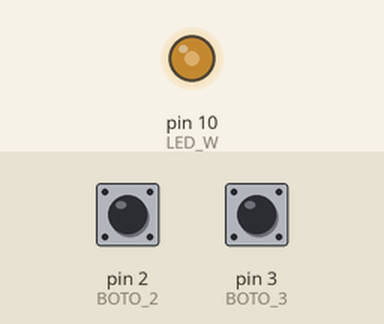
Simulated run of this sketch. Board: Arduino Uno, built with avr-gcc and run on an emulated ATmega328P. Parts: output pins drawn as LEDs (lit = HIGH). The inputs (shaded band) are chosen by the test bench; at power-on: pin 2 (BOTO_2) LOW, pin 3 (BOTO_3) LOW.

Above: at 1.2 s.
1.3 s: pin 2 (BOTO_2) pulled HIGH for 0.15 s
At 1.42 s:
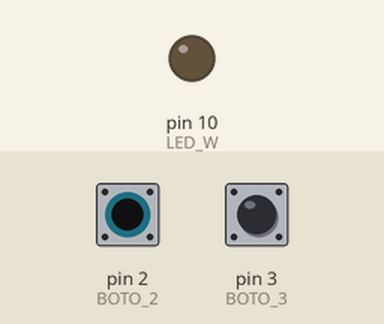
2.9 s: pin 3 (BOTO_3) pulled HIGH for 1 s
At 3.3 s:
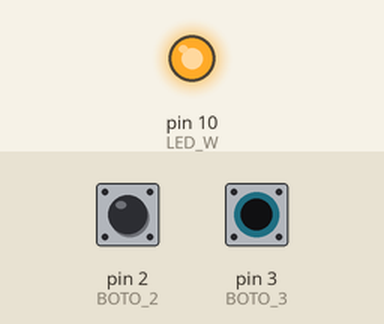
5.4 s: pin 3 (BOTO_3) pulled HIGH for 0.15 s
At 6.1 s:
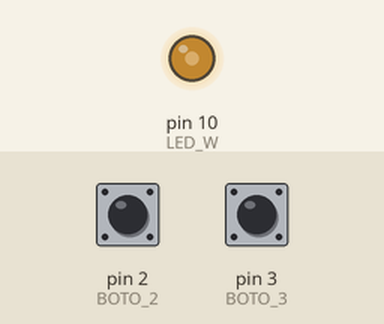
7.0 s: pin 2 (BOTO_2) pulled HIGH for 1 s
At 7.7 s:
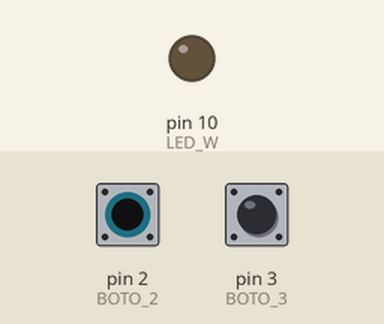
Timing chart, 0 to 10.0 s (numbered marks = the images above; inputs shaded):
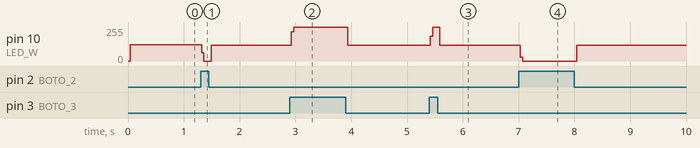

The sketch:

ard14.ino
```cpp
#define BOTO_2 2
#define BOTO_3 3
#define LED_W 10

bool bBoto(int nQuin) {
  return !digitalRead(nQuin);
}

void vEncenLed(int nQuin, bool bEstat){
  digitalWrite(nQuin, bEstat);
}

void vEncenLedUnic(int nQuin){
  digitalWrite(nQuin, HIGH);
}

void setup() {
  pinMode(BOTO_2, INPUT);
  pinMode(BOTO_3, INPUT);
  pinMode(LED_W, OUTPUT);
}
void loop() {
  if(bBoto(2)){
    vEncenLed(10, HIGH);
  }
  if(bBoto(3)){
    vEncenLed(10, LOW);
  }
}
```

Measured:
- after the input at 1.3 s, pin 10 (LED_W): 123/255 → 0/255 at once, → 119/255 0.17 s later
- after the input at 2.9 s, pin 10 (LED_W): 119/255 → 255/255 at once, → 119/255 1.0 s later
- after the input at 5.4 s, pin 10 (LED_W): 119/255 → 255/255 at once, → 119/255 0.17 s later
- after the input at 7.0 s, pin 10 (LED_W): 119/255 → 0/255 at once, → 119/255 1.0 s later
